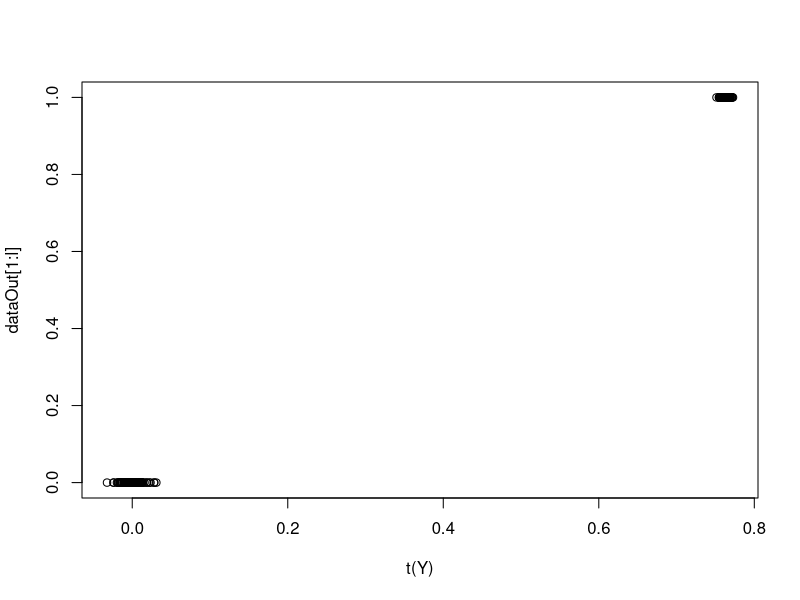
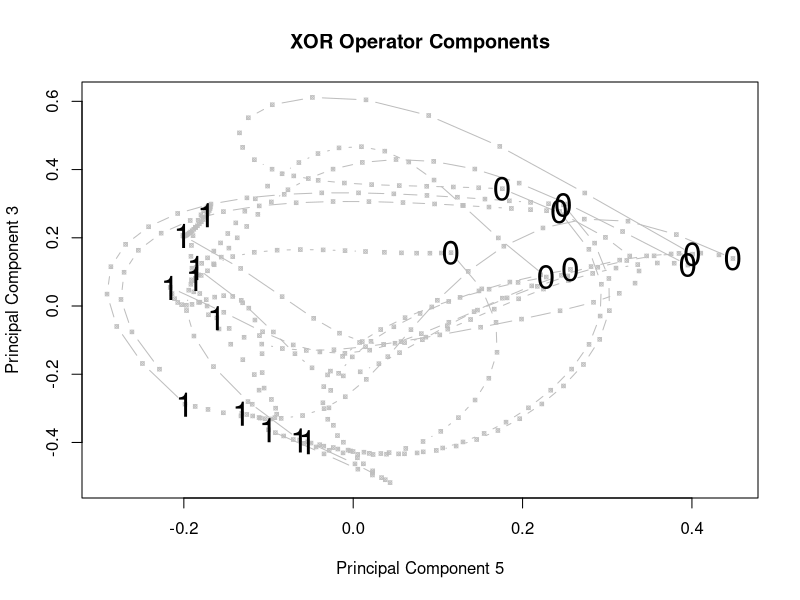

The R source for these figures, in order:
### programmed by R. Dale, Jan. 2017
### built from the ESN demonstration code of
# Mantas Lukosevicius 2012, http://minds.jacobs-university.de/mantas

setwd('~/Dropbox/new.projects/multiModal')

data = as.matrix(read.table('data/xor_input.txt')) # load sequences of XOR input output
dataIn = data[,1:2] # input (p1, p2)
dataOut = data[,3] # truth/falsity of XOR operator
l = dim(data)[1] # length of examples in text file

# generate the ESN reservoir
# global parameters of the model (terminology: Lukosevicius, 2012)
inSize = 2
outSize = 1
resSize = 20
a = 0.3 # leaking rate
cycleTime = 20 # duration to "settle" the ESN on an XOR pattern

set.seed(69)

Win = matrix(runif(resSize*(1+inSize),-0.5,0.5),resSize) # input to reservoir
W = matrix(runif(resSize*resSize,-0.5,0.5),resSize) # reservoir recurrent connections
rhoW = abs(eigen(W,only.values=TRUE)$values[1]) # singular values of echo state W
W = W * 1.25 / rhoW # set spectral radius of 1 to ensure ES property (Jaeger, 2007)

X = matrix(0,1+inSize+resSize,l) # collect activations on reservoir + input + "on" state
Yt = dataOut[1:l] # desired output

# run the reservoir with the data and collect X
x = rep(0,resSize)
for (t in 1:l){
  u = t(dataIn[t,])
  for (i in 1:cycleTime) {
    x = (1-a)*x + a*tanh( Win %*% c(1,u) + W %*% x )
  }
  X[,t] = c(1,u,x)
}

# train the output
# compute regression coefficients with reservoir activations and desired output
reg = 1e-8  # regularization coefficient
X_T = t(X)
Wout = t(Yt) %*% X_T %*% solve( X %*% X_T + reg*diag(1+inSize+resSize) )

# show trajectory of the xor solution; test with patterns again
Y = matrix(0,outSize,l)
xs = c()
for (t in 1:l){
  u = dataIn[t,]  
  for (i in 1:cycleTime) {
    x = (1-a)*x + a*tanh( Win %*% c(1,u) + W %*% x )
    xs = cbind(xs,x)
  }
  y = Wout %*% c(1,u,x)
  Y[,t] = tanh(y)
  # generative mode:
  u = y
  ## this would be a predictive mode:
  #u = data[l+t+1] 
}

cor.test(t(Y),dataOut[1:l]) # correlation with output expected
plot(t(Y),dataOut[1:l]) # plot the expected / observed

xsp = princomp(t(xs)) # find components in activation space used to separate solutions

# find best predicting components for this run
choiceIxes = seq(from=cycleTime,to=nrow(xsp$scores),by=cycleTime)
rsqs = c()
for (i in 1:resSize) {
  rsqs = c(rsqs,summary(lm(dataOut~xsp$scores[choiceIxes,i]))$r.squared)
}
d1 = sort(rsqs,index=T,decreasing=T)$ix[1]
d2 = sort(rsqs,index=T,decreasing=T)$ix[2]

# show some example trajectories in PC space that found best solution
#pdf(file='figures/xor_transitions.pdf',height=6,width=5)
cShown = 20
plotDat = xsp$scores[1:(cycleTime*cShown),]
plot(plotDat[,d1],plotDat[,d2],type='b',pch=13,cex=.5,col='gray',main='XOR Operator Components',
     xlab=paste('Principal Component',d1),ylab=paste('Principal Component',d2))
#points(plotDat[1,d1],plotDat[1,d2],type='p',cex=1.5,pch=15,col='green')
choiceIxes = seq(from=cycleTime,to=nrow(plotDat),by=cycleTime)
text(plotDat[choiceIxes,d1],plotDat[choiceIxes,d2],lab=dataOut[1:cShown],cex=2)
#dev.off()
#########



